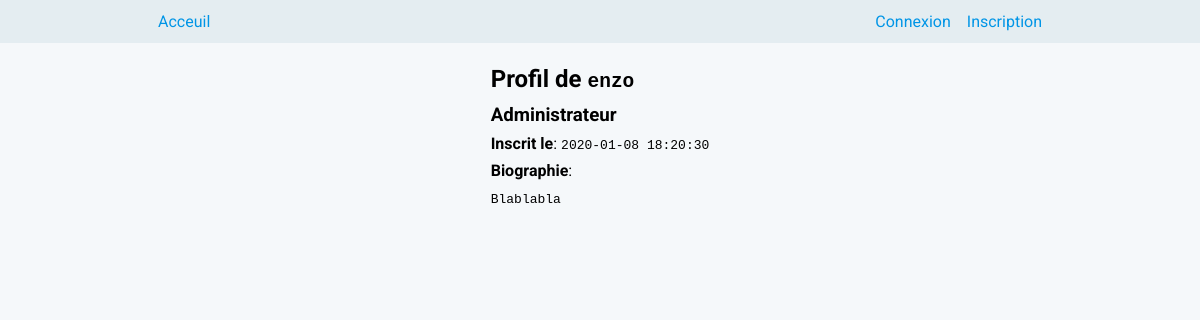
The app's page /profil.php?id=3 with its own data.
### tables this page shows
CREATE TABLE IF NOT EXISTS `utilisateurs` (
  `id` int(11) NOT NULL AUTO_INCREMENT,
  `login` varchar(255) NOT NULL,
  `password` varchar(255) NOT NULL,
  `id_rang` int(11) NOT NULL DEFAULT '1',
  `naissance` date DEFAULT NULL,
  `bio` varchar(255) DEFAULT NULL,
  `email` varchar(255) DEFAULT NULL,
  `inscription` datetime NOT NULL DEFAULT CURRENT_TIMESTAMP,
  PRIMARY KEY (`id`)
);

### includes/shortcuts.php (called while the page is built, shortened)
<?php
	$rankNames = [
		1 => "Membre",
		2 => "Modérateur",
		3 => "Administrateur",
	];
?>

### profil.php (the view, shortened to what this page needs)
<?php
include "includes/layout.php";
include "includes/shortcuts.php";
$stmt = $db->prepare("SELECT * FROM utilisateurs WHERE id = ?");
$success = $stmt->execute([$_GET["id"]]);
$user = $stmt->fetch();
layout(function() {
	global $db, $user, $rankNames;
?>
<div class="flex-center">
	<section class="profile">
		<header>
			<h1>Profil de <code><?= $user["login"] ?></code></h1>
		</header>
<?php
	if (isset($user)) {
		if (isset($_SESSION["user"]) && $_SESSION["user"]["id_rang"] >= 3 && $user["id"] != $_SESSION["user"]["id"]) { ?>
			<form method="post">
				<select name="rang" onchange="this.form.submit()">
				<?php foreach ($rankNames as $k => $v) { ?>
					<option value="<?= $k ?>" <?= $user["id_rang"] == $k ? " selected" : "" ?>><?= $v ?></option>
				<?php } ?>
				</select>
			</form>
<?php   } else {
			echo "<h3>" . ($rankNames[$user["id_rang"]] ?? 'Rang inconnu') . "</h3>";
		}
		echo "<p><b>Inscrit le</b>: <code>{$user["inscription"]}</code></p>";
		if (isset($user["bio"])) { ?>
			<p><b>Biographie</b>:</p>
			<p>
				<code><?= $user['bio'] ?></code>
			</p>
<?php   }
	}
?>
	</section>
</div>
<?php
}, [ "title" => "Profil de {$user['login']}" ]);
?>

### style.css (style rules this page uses)
:root { --bg-color: hsl(201, 33%, 97%); --nav-bg-color: hsl(201, 33%, 92%); --nav-link-hover-bg-color: hsl(201, 33%, 87%); --accent: hsl(201, 100%, 45%); --accent-hover: hsl(201, 100%, 60%); --inner-bg-color: hsl(201, 33%, 92%); --inner-pinned-bg-color: hsl(162, 52%, 87%); }
* { box-sizing: border-box; }
html, body { padding: 0; margin: 0; font-family: "Roboto"; background: var(--bg-color); }
h1, h3 { margin: 0; padding: 0.25em 0; }
p { margin: 0; padding: 0.25em 0; }
.flex-center { display: flex; flex-direction: column; align-items: center; }
header { position: relative; }

### records on screen
utilisateurs: login "enzo", id_rang "Administrateur", inscription "2020-01-08 18:20:30", bio "Blablabla"
